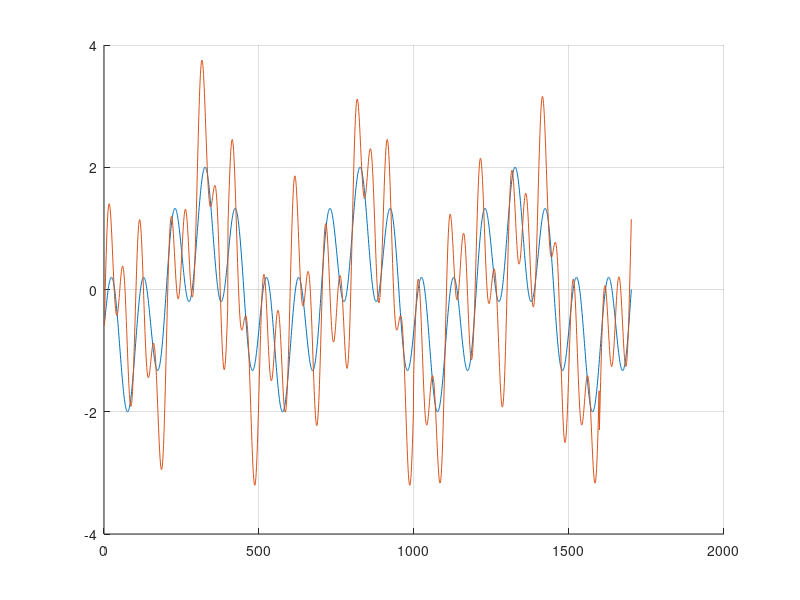

This figure's MATLAB source: (Note: this script raises an error after producing the figure.)
%% TD-PSOLA: time domain pitch shift overlap add
clear all;
n=1:2^14;
period=150;
index=1;
hopsize=1200;
x=1:hopsize;
overlap=50; %50% overlap
window_function=0.5*(1-cos(2*pi.*x/hopsize));


overlap=overlap/100;

plot_block_and_input_fft=0;

% input
input=sin(2*pi*n/period*1.5)+sin(2*pi*n/period/5*1.5);
% output
output=zeros(1:n);
block=zeros(1:n);

while index<length(input)-hopsize
   
    block_end=index+hopsize-1;
    block(1:hopsize/2)=input(index:2:block_end);
    block(hopsize/2+1:hopsize)=block(1:hopsize/2);
    output(index:block_end)=block(1:hopsize)+input(index:block_end);
    
    block=block.*window_function;
    if (plot_block_and_input_fft>0)
        close all;
        hold on
        %plot(abs(fft(block)))
        plot(abs(fft(input(index:block_end))));
        pause;
        
        plot(abs(fft(output(index:block_end))));
        pause;
        hold off;
    end
    index=index+hopsize*overlap-1;
end
close all;
hold on;
grid on;
plot(input(800:2500))

plot(output(800:2500))
hold off

plotOUTPUT_and_INPUT()